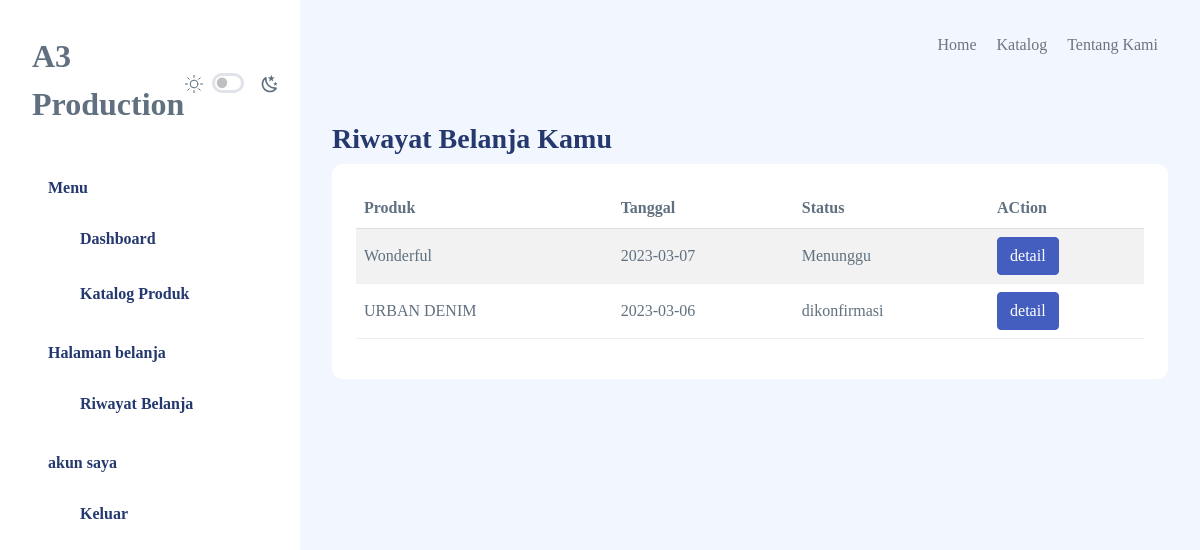
Screenshot of /riwayat-belanja.php (signed in) with the database file from the repository.
### tables this page shows
CREATE TABLE IF NOT EXISTS `pesanan` (
  `id` int NOT NULL,
  `produk_id` int NOT NULL,
  `user_id` int DEFAULT NULL,
  `tgl_pesan` date DEFAULT NULL,
  `nama_pemesan` varchar(120) DEFAULT NULL,
  `email` varchar(120) DEFAULT NULL,
  `telpon` varchar(120) DEFAULT NULL,
  `status` int DEFAULT NULL,
  `bukti_bayar` text,
  `catatan` text,
  PRIMARY KEY (`id`) USING BTREE,
  KEY `produk_id` (`produk_id`),
  KEY `user_id` (`user_id`)
);

CREATE TABLE IF NOT EXISTS `produk` (
  `id` int NOT NULL AUTO_INCREMENT,
  `nama` varchar(255) NOT NULL DEFAULT '',
  `kategori` int NOT NULL,
  `foto` text,
  PRIMARY KEY (`id`),
  KEY `kategori` (`kategori`)
);

### model/riwayat.php (called while the page is built, shortened)
<?php
function getRiwayat()
{
    $id = $_COOKIE['uuid'];
    $koneksi = new mysqli('localhost', 'root', '', 'sablon');
    $sql = "SELECT pesanan.id as pesid,pesanan.* , kategori.*, produk.nama as namaproduk,produk.*
    FROM pesanan
     JOIN produk ON pesanan.produk_id = produk.id
     JOIN kategori ON produk.kategori = kategori.id
    WHERE pesanan.user_id='$id'";
    $r = mysqli_query($koneksi, $sql);
    $data = [];
    while ($produks = mysqli_fetch_assoc($r)) {
        $data[] = $produks;
    }
    return $data;
}

### riwayat-belanja.php (the view, shortened to what this page needs)
<?php
require_once 'header.php';
require_once 'model/riwayat.php';
$riwayat = getRiwayat();
?>
<div id="app">
  <div id="sidebar" class="active">
    <div class="sidebar-wrapper active">
      <div class="sidebar-header position-relative">
        <div class="d-flex justify-content-between align-items-center">
          <div class="logo">
            <a href="index.html"><img src="assets/images/logo/logo.svg" alt="Logo" srcset="" /></a>
          </div>
          <div class="theme-toggle d-flex gap-2 align-items-center mt-2">
            <div class="form-check form-switch fs-6">
            </div>
          </div>
        </div>
      </div>
      <div class="sidebar-menu">
        <?php include_once 'sidebar.php' ?>
      </div>
    </div>
  </div>
  <div id="main" class="layout-navbar navbar-fixed">
    <?php include_once 'navbar.php' ?>
    <div id="main-content">
      <div class="page-heading">
        <div class="page-title">
          <div class="row">
            <div class="col-12 col-md-6 order-md-1 order-last">
              <h3>Riwayat Belanja Kamu</h3>
            </div>
          </div>
        </div>
        <section class="section">
          <div class="card">
            <div class="card-body">
              <div class="table-responsive">
                <table class="table table-striped" id="table1">
                  <thead>
                    <tr>
                      <th>Produk</th>
                      <th>Tanggal</th>
                      <th>Status</th>
                      <th>ACtion</th>
                    </tr>
                  </thead>
                  <tbody><?php foreach ($riwayat as $r) : ?>
                      <tr>
                        <td><?= $r['nama'] ?></td>
                        <td><?= $r['tgl_pesan'] ?></td>
                        <td><?= $r['status'] == 0 ? 'Menunggu' : 'dikonfirmasi' ?></td>
                        <td>
                          <a href="konfirmasi-pembayaran.php?pesid=<?= $r['pesid'] ?>" class="btn btn-primary">detail</a>
                        </td>
                      </tr>
                    <?php endforeach; ?>
                  </tbody>
                </table>
              </div>
            </div>
          </div>
        </section>
      </div>
    </div>
  </div>
  <?php include_once 'footer.php' ?>

### rows the page displays
pesanan: produk.nama "Wonderful", tgl_pesan "2023-03-07", status "Menunggu"
pesanan: produk.nama "URBAN DENIM", tgl_pesan "2023-03-06", status "dikonfirmasi"
